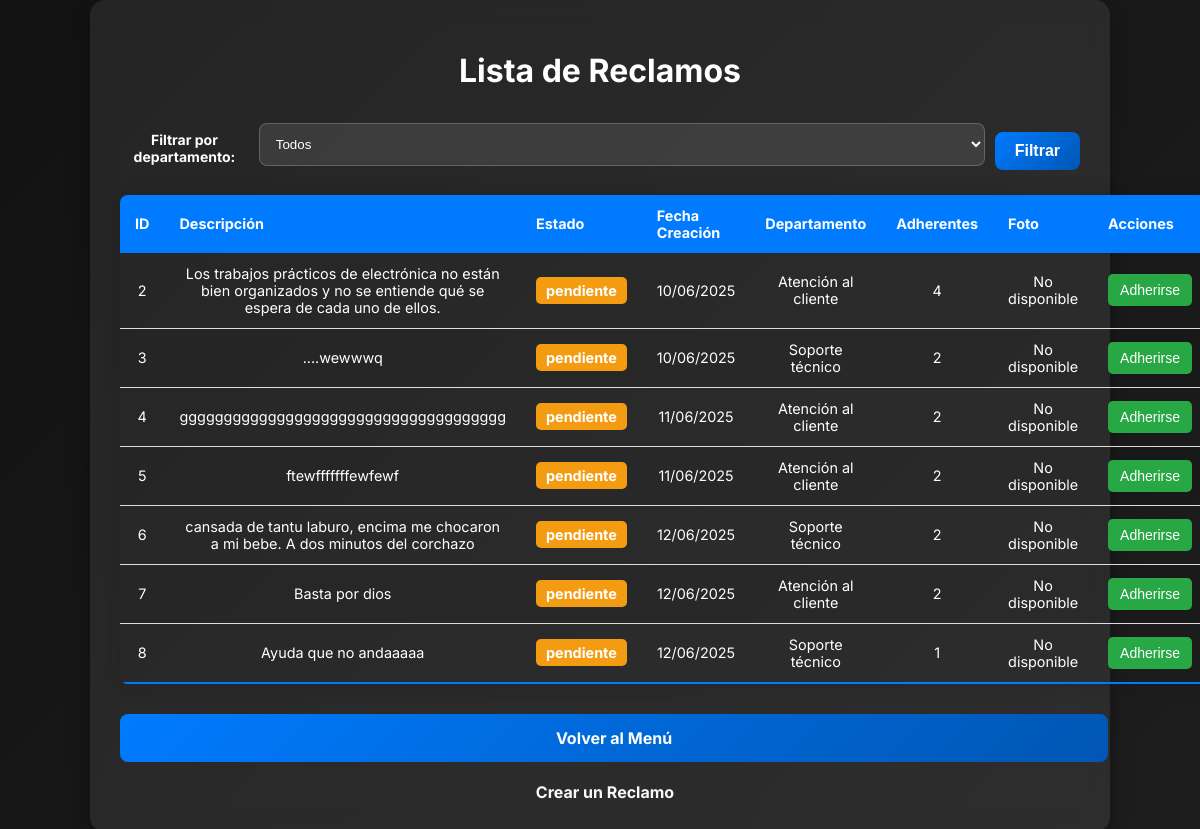
Page /listar_reclamos (signed in) on the earlier database version.
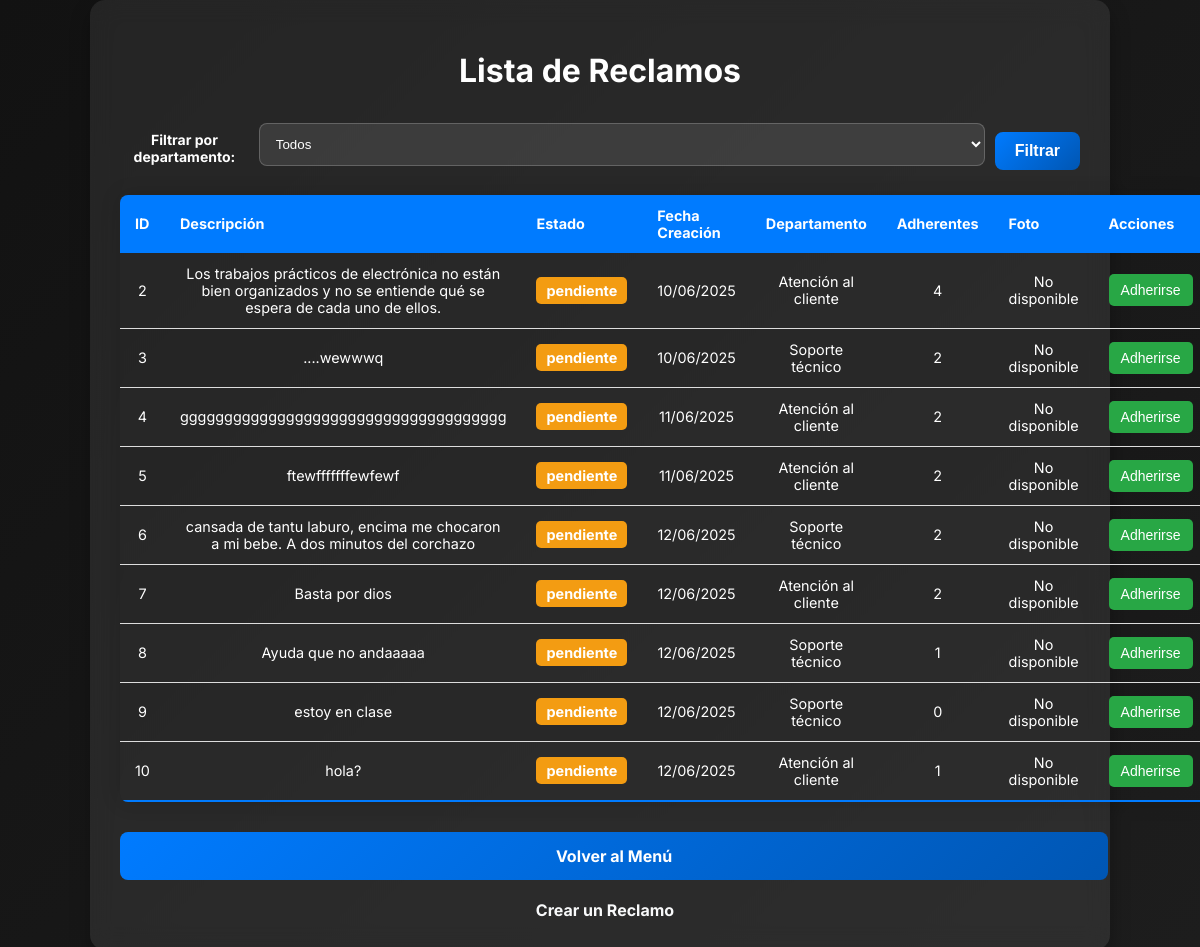
Same page on the later database version.
### modules/modelos.py (models this page shows, shortened)
class ModeloReclamo(Base):
    __tablename__= 'reclamos'
    id= Column(Integer, primary_key=True)
    descripcion= Column(String(1000), nullable=False)
    estado= Column(String(50), default="pendiente") #El estado. Puede ser Pendiente, o Resuelto
    departamento= Column(String(100), nullable=False)
    fecha_creacion= Column(DateTime, default=datetime.utcnow)
    fecha_resolucion= Column(DateTime, nullable=True)
    id_usuario= Column(Integer, ForeignKey('usuarios.id')) #Reclamo ligado a usuario
    foto = Column(String(255), nullable=True)

### server.py (the view)
@app.route('/listar_reclamos', methods=['GET'])
@login_required
def listar_reclamos():
    departamento_filtro = request.args.get('departamento')
    if current_user.es_jefe() or current_user.es_secretario():
        lista_reclamos = gestor_reclamos.listar_reclamos_por_departamento(current_user.departamento)
    else:
        if departamento_filtro:
            lista_reclamos = gestor_reclamos.listar_reclamos_por_departamento(departamento_filtro, estado="pendiente")
        else:
            lista_reclamos = gestor_reclamos.listar_reclamos_para_usuarios()
    departamentos = gestor_reclamos.obtener_departamentos()
    return render_template('listar_reclamos.html',
                          lista_reclamos=lista_reclamos,
                          departamentos=departamentos,
                          departamento_filtro=departamento_filtro)

### modules/dominio.py (called while the page is built)
    @property
    def id(self):
        return self.__id

    @property
    def descripcion(self):
        return self.__descripcion

    @property
    def estado(self):
        return self.__estado

    @property
    def id_usuario(self):
        return self.__id_usuario

    @property
    def departamento(self):
        return self.__departamento

    @property
    def fecha_creacion(self):
        return self.__fecha_creacion

    @property
    def foto(self):
        return self.__foto

    @property
    def fecha_resolucion(self):
        return self.__fecha_resolucion

    @id.setter
    def id(self, p_id):
        if p_id is not None and not isinstance(p_id, int):
            raise ValueError("El id debe ser un número entero")
        self.__id=p_id

    @descripcion.setter
    def descripcion(self, p_descripcion):
        if not isinstance(p_descripcion, str) or p_descripcion.strip() == "":
            raise ValueError("La descripcion no puede estar vacía")
        self.__descripcion= p_descripcion.strip()

    @estado.setter
    def estado(self, p_estado):
        if p_estado not in ["pendiente", "resuelto", "en proceso","inválido"]:
            raise ValueError("El estado debe ser 'pendiente', 'resuelto', 'en proceso' o 'invalido'")
        self.__estado=p_estado

    @id_usuario.setter
    def id_usuario(self, p_id_usuario):
        if  p_id_usuario is not None and not isinstance(p_id_usuario, int):
            raise ValueError("El ID de usuario debe ser un número entero")
        self.__id_usuario=p_id_usuario

    @departamento.setter
    def departamento(self, p_departamento):
        if not isinstance(p_departamento, str) or p_departamento.strip()== "":
            raise ValueError("El departamento no puede estar vacío")
        self.__departamento=p_departamento

    @fecha_creacion.setter
    def fecha_creacion(self, p_fecha_creacion):
        self.__fecha_creacion= p_fecha_creacion

    @foto.setter
    def foto(self, p_foto):
        self.__foto=p_foto

    @fecha_resolucion.setter
    def fecha_resolucion(self, p_fecha_resolucion):
        self.__fecha_resolucion= p_fecha_resolucion

    @property
    def id(self):
        return self.__id

    @property
    def nombre(self):
        return self.__nombre

    @property
    def apellido(self):
        return self.__apellido

    @property
    def username(self):
        return self.__username

    @property
    def email(self):
        return self.__email

    @property
    def password(self):
        return self.__password

### templates/listar_reclamos.html (shortened to what this page needs)
<!DOCTYPE html>
<html lang="es">
<head>
    <link rel="stylesheet" type="text/css" href="{{ url_for('static', filename='style.css') }}">
</head>
<body>
    <div class="container" style="width: 80%; max-width: 1200px;">
        <h1>Lista de Reclamos</h1>
        {% if not (current_user.es_jefe() or current_user.es_secretario() or current_user.es_tecnico()) %}
            <form method="GET" action="{{ url_for('listar_reclamos') }}" class="filter-form">
                <label for="departamento">Filtrar por departamento:</label>
                <select name="departamento" class="form-control">
                    <option value="">Todos</option>
                </select>
                <button type="submit" class="btn-primary" style="width: auto; padding: 10px 20px;">Filtrar</button>
            </form>
        {% else %}
             <p>Viendo reclamos para el departamento: <strong>{{ current_user.departamento }}</strong></p>
        {% endif %}
        {% if lista_reclamos %}
            <table class="styled-table">
                <thead>
                    <tr>
                        <th>ID</th>
                        <th>Descripción</th>
                        <th>Estado</th>
                        <th>Fecha Creación</th>
                        <th>Departamento</th>
                        <th>Adherentes</th>
                        <th>Foto</th>
                        <th>Acciones</th>
                    </tr>
                </thead>
                <tbody>
                    {% for reclamo in lista_reclamos %}
                    <tr>
                        <td>{{ reclamo.id }}</td>
                        <td>{{ reclamo.descripcion }}</td>
                        <td><span class="status {{ reclamo.estado|replace(' ', '.') }}">{{ reclamo.estado }}</span></td>
                        <td>{{ reclamo.fecha_creacion.strftime('%d/%m/%Y') }}</td>
                        <td>{{ reclamo.departamento }}</td>
                        <td>{{ reclamo.adherentes }}</td>
                        <td>
                            {% if reclamo.foto %}
                                <img src="{{ url_for('static', filename='uploads/' + reclamo.foto) }}" alt="Foto del reclamo" width="100" style="border-radius: 5px;">
                            {% else %}
                                <span>No disponible</span>
                            {% endif %}
                        </td>
                        <td>
                            {% if not (current_user.es_jefe() or current_user.es_secretario() or current_user.es_tecnico()) %}
                            <form action="{{ url_for('adherirse') }}" method="POST" style="display:inline;">
                                <button type="submit" class="btn-join">Adherirse</button>
                            </form>
                            {% endif %}
                        </td>
                    </tr>
                    {% endfor %}
                </tbody>
            </table>
        {% else %}
            <div class="alert alert-info">No hay reclamos que coincidan con los criterios de búsqueda.</div>
        {% endif %}
        <div class="links-container" style="margin-top: 30px;">
            {% if current_user.es_jefe() or current_user.es_secretario() or current_user.es_tecnico() %}
                <a href="{{ url_for('dashboard') }}" class="btn-primary">Volver al Dashboard</a>
            {% else %}
                <a href="{{ url_for('menu_principal') }}" class="btn-primary">Volver al Menú</a>
                <a href="{{ url_for('agregar_reclamo') }}" class="btn-secondary" style="margin-left: 10px;">Crear un Reclamo</a>
            {% endif %}
        </div>
    </div>
</body>
</html>

### static/style.css (style rules this page uses)
body { font-family: 'Inter', sans-serif; background: linear-gradient(135deg, #121212, #1d1d1d); color: #ffffff; margin: 0; display: flex; justify-content: center; align-items: center; min-height: 100vh; }
.container { width: 40%; padding: 30px; background: rgba(255, 255, 255, 0.08); box-shadow: 0px 10px 20px rgba(0, 0, 0, 0.3); border-radius: 15px; backdrop-filter: blur(12px); text-align: center; transition: all 0.3s ease-in-out; }
label { font-weight: bold; display: block; margin-top: 15px; font-size: 14px; }
.form-control { width: 100%; padding: 12px; margin-top: 8px; border: 1px solid rgba(255, 255, 255, 0.2); border-radius: 8px; background: rgba(255, 255, 255, 0.1); color: #fff; transition: 0.3s; }
.btn-primary { display: block; width: 100%; padding: 14px; font-size: 16px; font-weight: bold; background: linear-gradient(135deg, #007bff, #0056b3); color: white; border: none; border-radius: 8px; cursor: pointer; transition: 0.4s ease-in-out; margin-top: 20px; }
a { color: #f8f9fa; text-decoration: none; font-weight: bold; display: block; margin-top: 20px; transition: 0.3s; }

### templates/listar_reclamos.html (style rules this page uses)
.styled-table { width: 100%; border-collapse: collapse; margin: 25px 0; font-size: 0.9em; border-radius: 8px; overflow: hidden; box-shadow: 0 0 20px rgba(0, 0, 0, 0.15); }
.styled-table thead tr { background-color: #007bff; color: #ffffff; text-align: left; }
.styled-table th, .styled-table td { padding: 12px 15px; }
.styled-table tbody tr { border-bottom: 1px solid #dddddd; }
.styled-table tbody tr:nth-of-type(even) { background-color: rgba(0,0,0,0.05); }
.styled-table tbody tr:last-of-type { border-bottom: 2px solid #007bff; }
.status { padding: 5px 10px; border-radius: 5px; color: white; font-weight: bold; }
.status.pendiente { background-color: #f39c12; }
.btn-join, .btn-edit { padding: 8px 12px; border: none; border-radius: 5px; cursor: pointer; color: white; text-decoration: none; display: inline-block; font-size: 14px; }
.btn-join { background-color: #28a745; }
.filter-form { display: flex; gap: 10px; align-items: center; margin-bottom: 20px; }

Differences in the rows shown:
added ModeloReclamo: id "9", descripcion "estoy en clase", estado "pendiente", fecha_creacion "12/06/2025", departamento "Soporte técnico", adherentes "0"
added ModeloReclamo: id "10", descripcion "hola?", estado "pendiente", fecha_creacion "12/06/2025", departamento "Atención al cliente", adherentes "1"
